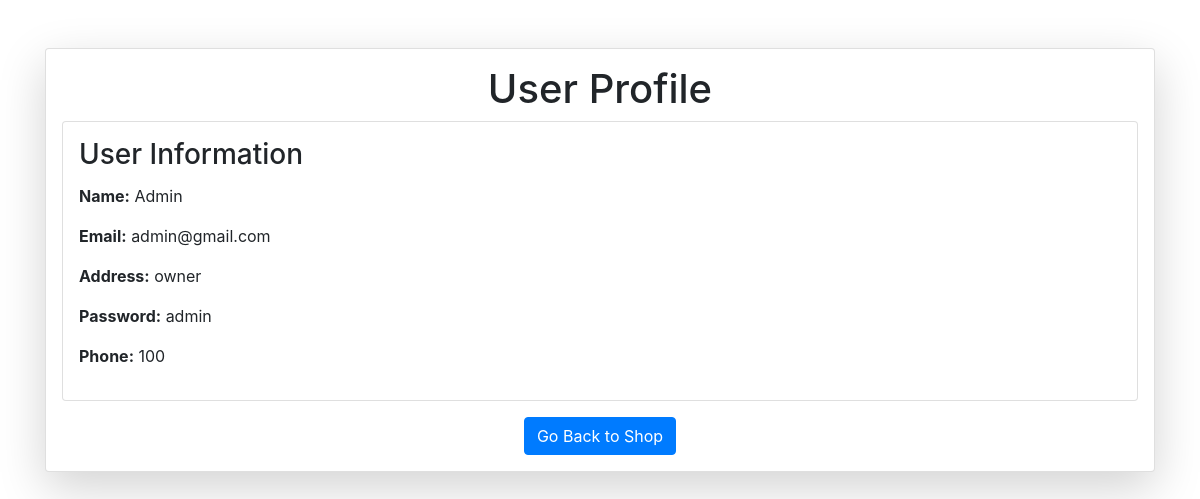
The app's page /profile/1 with its own data.
### vault.py (models this page shows, shortened)
class User(Base):
    __tablename__ = 'users'
    id = Column(Integer, primary_key=True, autoincrement=True)
    name = Column('name',String)
    email = Column('email',String)
    password = Column('password', String)
    address = Column('address', String)
    phone_number = Column('phone_number', String)
    admin = Column('admin', Integer, default=0)

### user_routes.py (the view)
@app.route('/profile/<int:pid>')
def profile(pid):
    user = agent.query(User).filter(User.id == pid).first()
    return render_template('user/profile.html', user=user)

### templates/user/profile.html (shortened to what this page needs)
<!DOCTYPE html>
<html lang="en">
  <head>
    <link
      rel="stylesheet"
      href="https://stackpath.bootstrapcdn.com/bootstrap/4.5.2/css/bootstrap.min.css"
    />
  </head>
  <body>
    <div class="container mt-5 mb-5">
      <div class="card shadow-lg p-3 mb-5 bg-white rounded">
        <div class="row g-0">
          <div class="col-md-12">
            <h1 class="text-center">User Profile</h1>
            <div class="card p-3 mb-3">
              <h3 class="card-title">User Information</h3>
              <p><strong>Name:</strong> {{user.name}}</p>
              <p><strong>Email:</strong> {{user.email}}</p>
              <p><strong>Address:</strong> {{user.address}}</p>
              <p><strong>Password:</strong> {{user.password}}</p>
              <p><strong>Phone:</strong> {{user.phone_number}}</p>
            </div>
            <div class="d-flex justify-content-center">
              <a href="/home" class="btn btn-primary">Go Back to Shop</a>
            </div>
          </div>
        </div>
      </div>
    </div>
  </body>
</html>

### records on screen
User: name "Admin", email "admin@gmail.com", address "owner", password "admin", phone_number "100"
